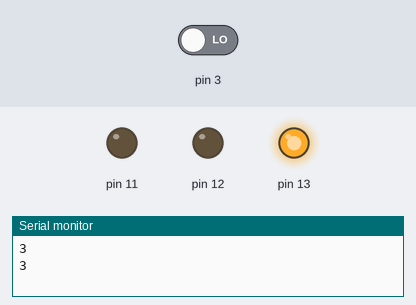
Recording of a sketch running on a simulated Arduino Uno, built with avr-gcc and run on an emulated ATmega328P. On the bench: output pins drawn as LEDs (lit = HIGH), the last lines printed to the serial monitor. The test bench sets the inputs (shaded band); at power-on: pin 3 LOW.

Above: at 23.2 s.
23.3 s: pin 3 driven HIGH
At 32.8 s:
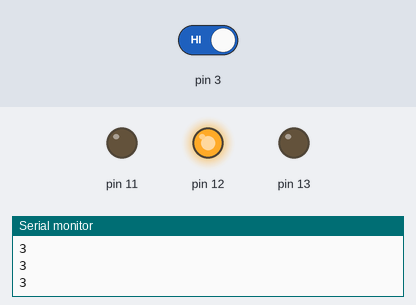
35.3 s: pin 3 driven LOW
At 38.8 s:
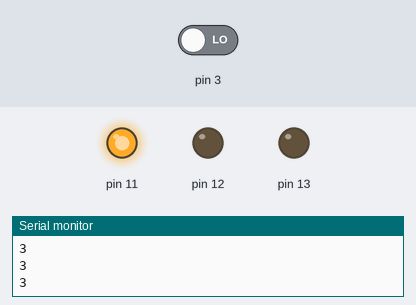
Timing chart, 0 to 50.5 s (numbered marks = the images above; inputs shaded):
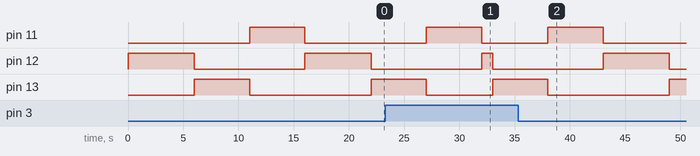

Measured:
- after the input at 35.3 s, pin 11: goes on until 43.0 s, then stays LOW
- by itself, pin 12: alternates HIGH for 6.0 s and LOW for 10.0 s

The sketch:

Semaforo_aula.ino
```cpp
void setup() {
  Serial.begin(9600);
  pinMode(3, INPUT);
  pinMode(11, OUTPUT);
  pinMode(12, OUTPUT);
  pinMode(13, OUTPUT);

}

void loop() {
 int botao;
 botao= digitalRead(3);
 Serial.println(3);

 digitalWrite(12, HIGH);
 delay(1000);
 if(botao == 1){
 digitalWrite(12,LOW);
 }
 else{
  delay(5000);
  digitalWrite(12, LOW);
 }
 digitalWrite(13, HIGH);
 delay(5000);
 digitalWrite(13, LOW);
 digitalWrite(11, HIGH);
 delay(5000);
 digitalWrite(11, LOW);


}
```
